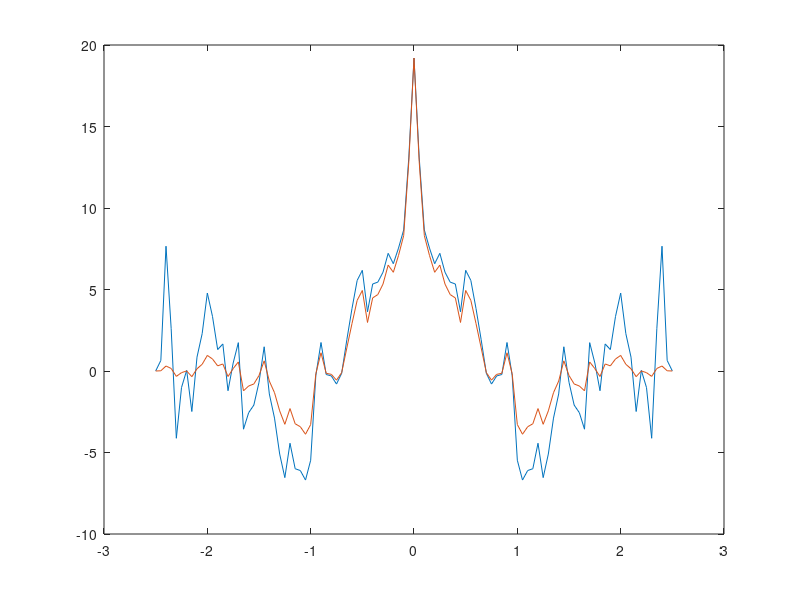

MATLAB code to generate this figure:
%% Project 5
%Jacob Howard
%% Task 1
clc;
clear;
x = [ 0.2117
4.8205
-1.5264
-1.8041
1.1475
-0.1868
-3.8042
-0.8943
6.6410
13.6679
5.2559
7.9250
8.9845
5.9159
5.3183
2.2778
-0.8489
2.4343
4.8345
9.5419
5.7403
2.1826
0.7518
5.3384
4.0681
3.5725
3.5535
3.0961
1.4109
-0.6826
2.1655
-0.7410
-3.6033
-3.0007
-9.7967
-3.8670
0.6420
-1.5249
1.5607
-2.5460
-3.7541
-1.7833
0.1751
3.2569
-1.7481
-1.2783
-1.1751
-1.3888
2.6474
3.0603];

mean1 = mean(x)

%% Part 2
figure(1)
t = 0.05;
xc = xcorr(x, 50, 'unbiased');
xb = xcorr(x, 50, 'biased');
plot([-50:50]*t, xc)

%% Part 3
hold on
plot ([-50:50]*t,xb)

%%